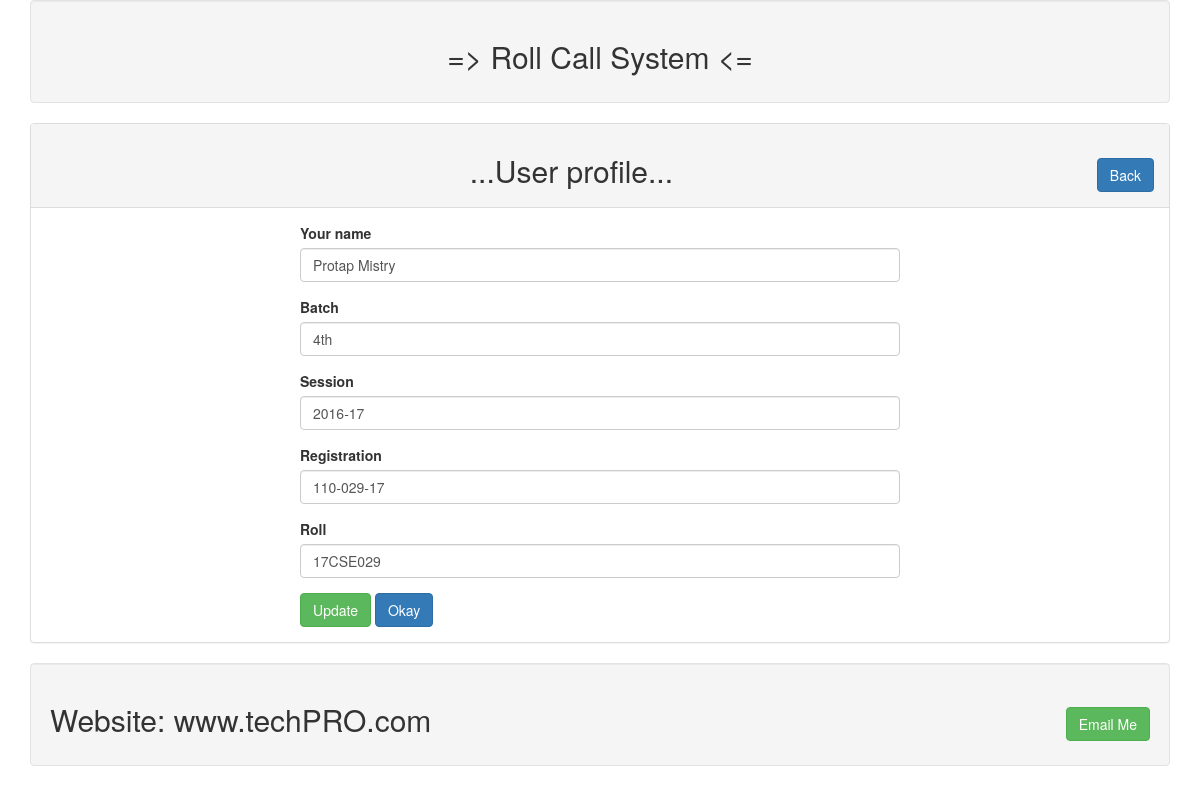
/profile.php?id=11, run on the app's committed database.
### tables this page shows
CREATE TABLE `users` (
  `id` int(11) NOT NULL,
  `name` varchar(255) NOT NULL,
  `batch` varchar(255) NOT NULL,
  `session` varchar(255) NOT NULL,
  `registration` varchar(255) NOT NULL,
  `roll` varchar(255) NOT NULL
);

### lib/User.php (called while the page is built, shortened)
<?php
include 'Database.php';
class User
{
	private $table= "users";
	public function getUserById($profile_id)
	{
		$sql= "select * from $this->table where id= :id limit 1";
		$query= dbConnection::myPrepareMethod($sql);
		$query->bindValue(':id', $profile_id);
		$query->execute();
		$result= $query->fetch(PDO::FETCH_OBJ);
		return $result;
	}
}
?>

### lib/Database.php (called while the page is built, shortened)
<?php
	class dbConnection{
		private static $pdo;
		public static function getDatabase(){
			if(!isset(self::$pdo)){
				try{
					self::$pdo= new PDO('mysql: host='.db_host.'; dbname='.db_name, db_user, db_pass);
				}
				catch(PDOException $e){
					echo $e->getMessage();
				}
			}
			return self::$pdo;
		}
		public static function myPrepareMethod($sql){
			return self::getDatabase()->prepare($sql);
		}
	}
?>

### profile.php (the view, shortened to what this page needs)
<?php
  include 'inc/header.php';
  include 'lib/user.php';
?>
<?php
	if(isset($_GET['id']))
	{
		$profile_id= (int) $_GET['id'];
	}
	$users= new User();
?>
		<div class="panel panel-default">
		    <div class="panel-heading">
			    <h2 class="text-center"> ...User profile... <span class="pull-right">
				<a class="btn btn-primary" href="index.php"> Back </a>
				</span>
				</h2>
			</div>
			<div class="panel-body">
				<div style="max-width:600px; margin:0 auto">
					<?php
						$userdata= $users->getUserById($profile_id);
						if($userdata)
						{
					?>
					<form action=" " method="POST">
		                <div class="form-group">
						    <label for="name">Your name</label>
							<input type="text" id="name" name="name" class="form-control" value="<?php echo $userdata->name; ?>"/ >
						</div>
						<div class="form-group">
						    <label for="batch">Batch</label>
							<input type="text" id="batch" name="batch" class="form-control"  value="<?php echo $userdata->batch; ?>"/ >
						</div>
						<div class="form-group">
						    <label for="session">Session</label>
							<input type="text" id="session" name="session" class="form-control" value="<?php echo $userdata->session; ?>"/ >
						</div>
						<div class="form-group">
						    <label for="registration">Registration</label>
							<input type="text" id="registration" name="registration" class="form-control" value="<?php echo $userdata->registration; ?>"/ >
						</div>
						<div class="form-group">
						    <label for="roll">Roll</label>
							<input type="text" id="roll" name="roll" class="form-control" value="<?php echo $userdata->roll; ?>"/ >
						</div>
						<button type="submit" name="update" class="btn btn-success">Update</button>
						<a class="btn btn-primary" href="index.php">
							  Okay </a>
		            </form>
					<?php } ?>
	            </div>
			</div>
		</div>
<?php include 'inc/footer.php';	?>

### data on the page
users: name "Protap Mistry", batch "4th", session "2016-17", registration "110-029-17", roll "17CSE029"
